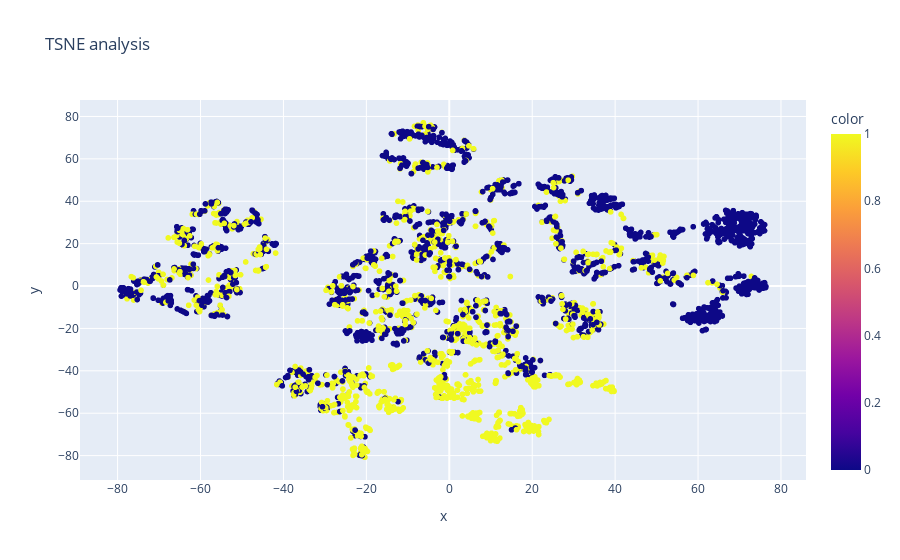

This figure's notebook cell:
### Markdown cell above
### 非線形変換
---

### Code cell
tsn = TSNE(n_components=2, perplexity=25, random_state=0).fit(x_s, y)
t_x = tsn.fit_transform(x_s)
fig = px.scatter(x=t_x[:, 0], y=t_x[:, 1], color=y.values.ravel(), title="TSNE analysis")
fig.show()

### Figure 1 — Plotly figure (JSON) as saved in the notebook; plotly's stock layout.template omitted (floating-point values rounded to 4 significant figures; data arrays with more than 128 entries replaced by an {"elided": "..."} marker saying what was removed)
{"data": [{"hovertemplate": "x=%{x}<br>y=%{y}<br>color=%{marker.color}<extra></extra>", "legendgroup": "", "marker": {"color": {"elided": "3500 int values"}, "coloraxis": "coloraxis", "symbol": "circle"}, "mode": "markers", "name": "", "showlegend": false, "type": "scattergl", "x": {"elided": "3500 float values"}, "xaxis": "x", "y": {"elided": "3500 float values"}, "yaxis": "y"}], "layout": {"autosize": true, "coloraxis": {"colorbar": {"title": {"text": "color"}}, "colorscale": [[0, "#0d0887"], [0.1111, "#46039f"], [0.2222, "#7201a8"], [0.3333, "#9c179e"], [0.4444, "#bd3786"], [0.5556, "#d8576b"], [0.6667, "#ed7953"], [0.7778, "#fb9f3a"], [0.8889, "#fdca26"], [1, "#f0f921"]]}, "legend": {"tracegroupgap": 0}, "title": {"text": "TSNE analysis"}, "xaxis": {"anchor": "y", "autorange": true, "domain": [0, 1], "range": [-89.73, 86.69], "title": {"text": "x"}, "type": "linear"}, "yaxis": {"anchor": "x", "autorange": true, "domain": [0, 1], "range": [-93.8, 90.06], "title": {"text": "y"}, "type": "linear"}}}
